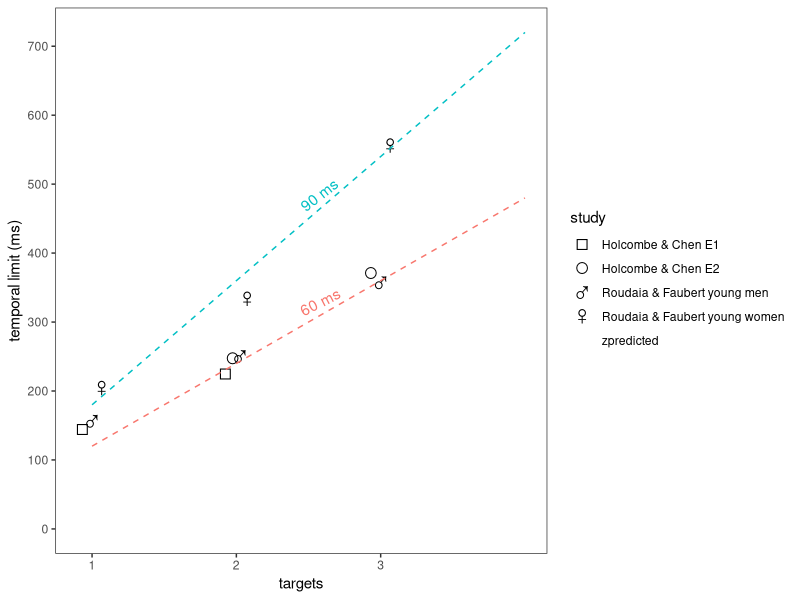

Write the R code that produced this figure.
## ---- chunk 1
library(ggplot2)
library(dplyr)
library(tidyr)
library(purrr)
library(forcats) #for fct_relevel

E1HolcombeChen13 <- tibble(experiment="Holcombe & Chen E1", targets=seq(1,2),   temporalLimit= c(1000/6.93, 1000/4.45) )
E2HolcombeChen13 <- tibble(experiment="Holcombe & Chen E2", targets=seq(2,3),   temporalLimit= c(1000/4.05, 1000/2.7) )
RoudaiaFaubert<- tibble(experiment="Roudaia & Faubert young men", targets=seq(1,3), temporalLimit=c(1000/6.4,1000/4,1000/2.8))
RoudaiaFaubert2<- tibble(experiment="Roudaia & Faubert young women", targets=seq(1,3), temporalLimit=c(1000/4.9,1000/3,1000/1.8))

temporalLimsData<- rbind(E1HolcombeChen13,E2HolcombeChen13,RoudaiaFaubert,RoudaiaFaubert2)
temporalLimsData$experiment <- as.factor(temporalLimsData$experiment)

critInterval <- function(targets, samplingInterval) {
 samplingInterval*targets*2
}

valuesForComputing<- expand_grid(
  targets = c(1, 2, 2.6, 3, 4), # including 2.4 because that's where I want to put the text labels
  samplingInterval = c(60, 90),
  experiment = "zpredicted" #when it starts with z, it will be at end in legend when ggplot creates factor ordering on fly
)
tibl <- valuesForComputing  %>% mutate(temporalLimit = critInterval(targets,samplingInterval))

predictions <- tibl %>% filter(targets != 2.4) #to plot lines

#male/female samples https://github.com/kmiddleton/rexamples/blob/master/ggplot2%20male-female%20symbols.R
#unicode character list (look at ) https://www.ssec.wisc.edu/~tomw/java/unicode.html
gg<-ggplot(temporalLimsData, aes(x=targets,y=temporalLimit, shape=experiment)) +
    geom_point(position=position_dodge(width=.2), size=5) +
    geom_line(data=predictions, aes(color=factor(samplingInterval)), linetype="dashed") + #model predictions
    scale_shape_manual(values = c("\u25A1", "\u25CB", "\u2642", "\u2640",   "\u1111")) +
    scale_x_continuous(breaks=1:3, limits=c(.9,4)) + #so that model lines extend all the way to symbols
    scale_y_continuous(breaks=seq(0,700,100), limits=c(0,NA)) +
    ylab('temporal limit (ms)') + labs(color='sampling interval (ms)', shape='study') + 
    theme_bw() +
   theme( panel.grid.major = element_blank(), panel.grid.minor = element_blank(),
          panel.background = element_blank())

ylims<- layer_scales(gg)$y$get_limits()
xlims<- layer_scales(gg)$x$get_limits()
graphAspectRatio <- diff(ylims)/diff(xlims)

#Create the string label, e.g. "90 ms"
lineLabels <-  tibl %>% filter(targets == 2.6)
lineLabels$label <- paste0(lineLabels$samplingInterval," ms")

#Calculate the angle of the label to make it have the same angle as the line
lineLabels<- lineLabels %>% mutate(slop = samplingInterval * 2)
lineLabels<- lineLabels %>% mutate(slope = slop / graphAspectRatio)
lineLabels<- lineLabels %>% mutate(angleIfAxesSameScale = atan(slope)*180/pi)
lineLabels<- lineLabels %>% mutate(angle = angleIfAxesSameScale)
lineLabels<- lineLabels %>% mutate(temporalLimit = temporalLimit + 10) #to raise it off the line

gg<-gg +  geom_text(data=lineLabels, aes(label = label, angle=angle, color=factor(samplingInterval)), vjust="bottom") +
          guides(colour=FALSE) #don't show sampling interval legend
show(gg)
